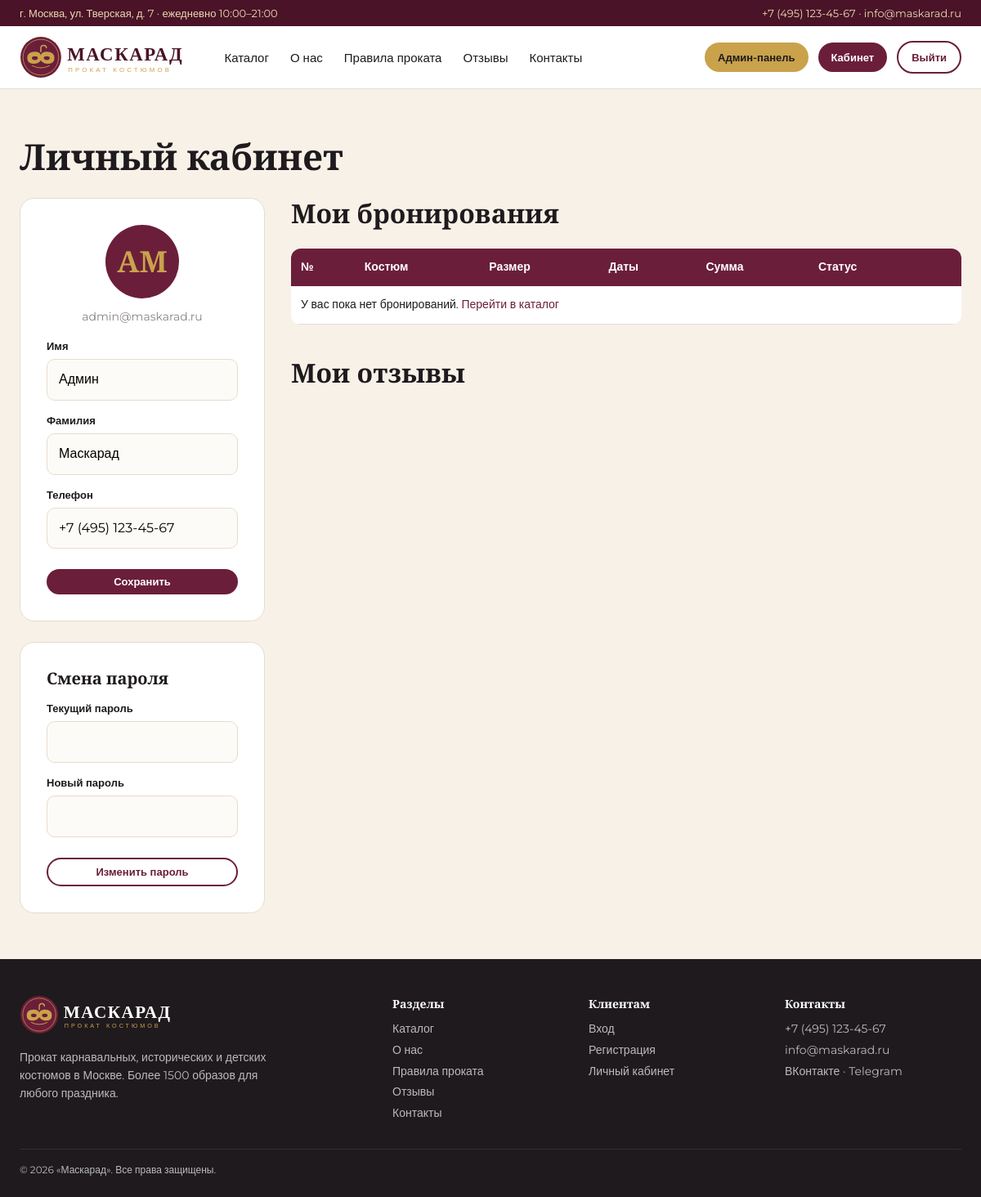
The app's page /account.php (signed in) with its own data.
### tables this page shows
CREATE TABLE users (
  user_id INT AUTO_INCREMENT PRIMARY KEY,
  role_id INT NOT NULL DEFAULT 2,
  first_name VARCHAR(50) NOT NULL,
  last_name VARCHAR(50) NOT NULL,
  email VARCHAR(100) NOT NULL UNIQUE,
  phone VARCHAR(20) NOT NULL,
  password_hash VARCHAR(255) NOT NULL,
  created_at DATETIME NOT NULL DEFAULT CURRENT_TIMESTAMP,
  FOREIGN KEY (role_id) REFERENCES roles(role_id)
);

### includes/db.php (called while the page is built, shortened)
<?php
function e($s) { return htmlspecialchars((string)$s, ENT_QUOTES, 'UTF-8'); }

### account.php (the view, shortened to what this page needs)
<?php
require 'includes/db.php';
$uid = current_user()['user_id'];
$st = $pdo->prepare('SELECT * FROM users WHERE user_id = ?'); $st->execute([$uid]); $u = $st->fetch();
$st = $pdo->prepare('SELECT b.*, c.costume_name, c.costume_id, s.status_name FROM bookings b JOIN costumes c USING(costume_id)
    JOIN booking_statuses s USING(status_id) WHERE b.user_id = ? ORDER BY b.date_from DESC');
$st->execute([$uid]); $bookings = $st->fetchAll();
require 'includes/header.php';
?>
<section><div class="wrap">
  <h1 style="margin-bottom:24px">Личный кабинет</h1>
  <div class="grid" style="grid-template-columns:300px 1fr;gap:32px">
    <div>
      <form class="form" method="post" data-validate novalidate>
        <div style="width:90px;height:90px;border-radius:50%;background:var(--wine);color:var(--gold);font:700 36px 'Playfair Display';display:flex;align-items:center;justify-content:center;margin:0 auto 12px"><?= e(mb_substr($u['first_name'], 0, 1) . mb_substr($u['last_name'], 0, 1)) ?></div>
        <p style="text-align:center;color:var(--grey);font-size:14px"><?= e($u['email']) ?></p>
        <label>Имя</label><input name="first_name" value="<?= e($u['first_name']) ?>" data-rules="required name">
        <label>Фамилия</label><input name="last_name" value="<?= e($u['last_name']) ?>" data-rules="required name">
        <label>Телефон</label><input name="phone" data-phone value="<?= e($u['phone']) ?>" data-rules="required phone">
        <br><br><button class="btn sm" style="width:100%">Сохранить</button>
      </form><br>
      <form class="form" method="post" data-validate novalidate>
        <h3>Смена пароля</h3><input type="hidden" name="action" value="password">
        <label>Текущий пароль</label><input type="password" name="old" data-rules="required">
        <label>Новый пароль</label><input type="password" name="new" data-rules="required password">
        <br><br><button class="btn line sm" style="width:100%">Изменить пароль</button>
      </form>
    </div>
    <div>
      <h2>Мои бронирования</h2>
      <div class="tbl-wrap"><table class="t">
        <tr><th>№</th><th>Костюм</th><th>Размер</th><th>Даты</th><th>Сумма</th><th>Статус</th><th></th></tr>
        <?php if (!$bookings): ?><tr><td colspan="7">У вас пока нет бронирований. <a href="catalog.php" style="color:var(--wine)">Перейти в каталог</a></td></tr><?php endif; ?>
      </table></div>
      <h2 style="margin-top:40px">Мои отзывы</h2>
    </div>
  </div>
</div></section>
<?php require 'includes/footer.php'; ?>

### css/style.css (style rules this page uses)
:root { --wine:#6B1E3A;--wine-d:#4A1328;--gold:#C9A24B;--cream:#F7F1E8;--ink:#1E1A1D;--teal:#2F6F6B;--grey:#8A8286;--line:#E6DCCD }
* { box-sizing:border-box;margin:0;padding:0 }
body { font-family:Montserrat,Arial,sans-serif;color:var(--ink);background:var(--cream);font-size:16px;line-height:1.55 }
a { color:inherit;text-decoration:none }
h1,h2,h3 { font-family:'Playfair Display',Georgia,serif;font-weight:700;line-height:1.2 }
h1 { font-size:44px }
h2 { font-size:32px;margin-bottom:24px }
h3 { font-size:20px }
.wrap { max-width:1200px;margin:0 auto;padding:0 24px }
.btn { display:inline-block;background:var(--wine);color:#fff;padding:12px 26px;border-radius:30px;font-weight:600;font-size:15px;border:0;cursor:pointer }
.btn.line { background:transparent;border:2px solid var(--wine);color:var(--wine) }
.btn.sm { padding:8px 16px;font-size:13px }
section { padding:56px 0 }
.grid { display:grid;gap:24px }
.form { background:#fff;border-radius:18px;padding:32px;border:1px solid var(--line) }
label { display:block;font-size:13px;font-weight:600;margin:14px 0 6px }
input,select,textarea { width:100%;padding:12px 14px;border:1px solid var(--line);border-radius:10px;font:inherit;background:#FDFBF7 }
table.t { width:100%;border-collapse:collapse;background:#fff;border-radius:12px;overflow:hidden;font-size:14px }
.t th { background:var(--wine);color:#fff;text-align:left;padding:12px;font-weight:600 }
.t td { padding:12px;border-bottom:1px solid var(--line) }
.tbl-wrap { overflow-x:auto }

### records on screen
users: first_name+last_name "АМ", email "admin@maskarad.ru", first_name "Админ", last_name "Маскарад", phone "+7 (495) 123-45-67"

### other values on screen
$text "Каталог"
$text "О нас"
$text "Правила проката"
$text "Отзывы"
$text "Контакты"
